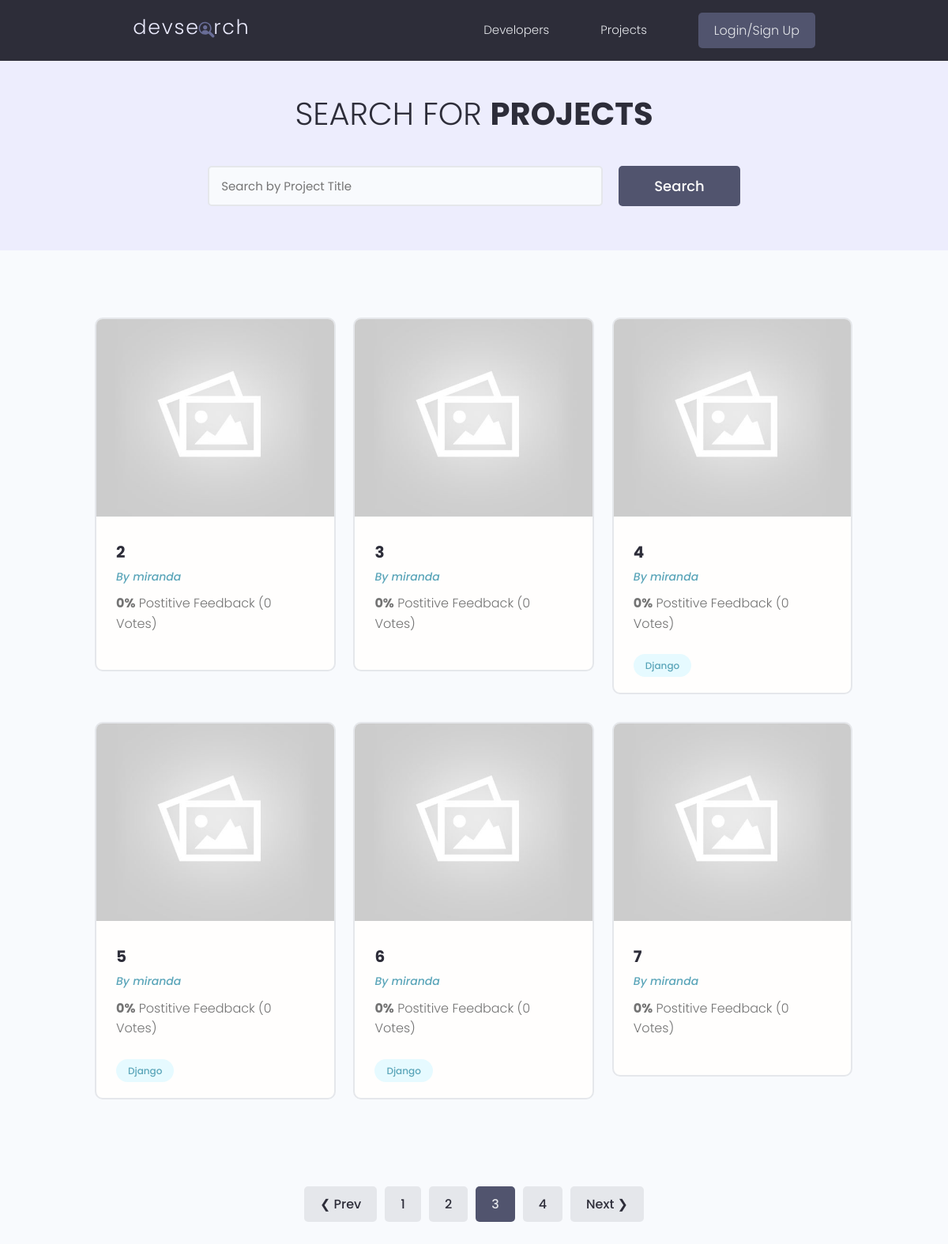
/projects/?page=3, run on an earlier commit of the app's database.
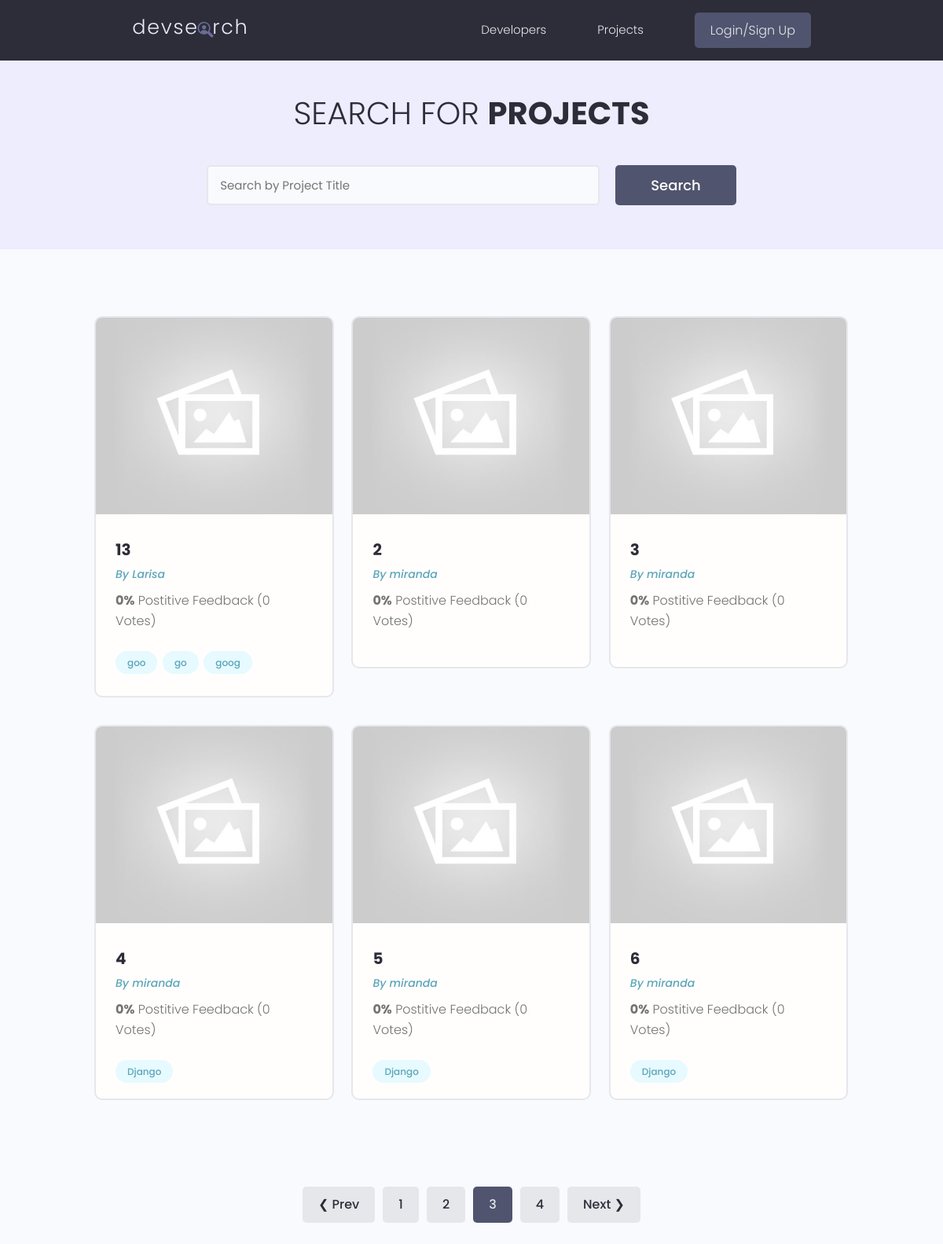
And on a later commit of the database.
### projects/models.py (models this page shows, shortened)
class Project(models.Model):
    owner = models.ForeignKey(Profile, null=True, blank=True, on_delete=models.CASCADE)
    title = models.CharField(max_length=200)
    description = models.TextField(null=True, blank=True)
    featured_image = models.ImageField(null=True, blank=True, default="default.jpg")
    demo_link = models.CharField(max_length=2000, null=True, blank=True)
    source_link = models.CharField(max_length=2000, null=True, blank=True)
    tags = models.ManyToManyField('Tag', blank=True)
    vote_total = models.IntegerField(default=0, null=True, blank=True)
    vote_ratio = models.IntegerField(default=0, null=True, blank=True)
    created = models.DateTimeField(auto_now_add=True)
    id = models.UUIDField(default=uuid.uuid4, unique=True, primary_key=True, editable=False)
    class Meta:
        ordering = ['-vote_ratio', '-vote_total', 'title']
    @property
    def imageURL(self):
        try:
            url = self.featured_image.url
        except:
            url = ''
        return url

class Tag(models.Model):
    name = models.CharField(max_length=200)
    created = models.DateTimeField(auto_now_add=True)
    id = models.UUIDField(default=uuid.uuid4, unique=True, primary_key=True, editable=False)
    def __str__(self):
        return self.name

### users/models.py (models this page shows, shortened)
class Profile(models.Model):
    user = models.OneToOneField(User, on_delete=models.CASCADE, null=True, blank=True)
    name = models.CharField(max_length=200, blank=True, null=True)
    email = models.EmailField(max_length=500, blank=True, null=True)
    username = models.CharField(max_length=200, blank=True, null=True)
    location = models.CharField(max_length=200, blank=True, null=True)
    short_info = models.CharField(max_length=200, blank=True, null=True)
    bio = models.TextField(blank=True, null=True)
    profile_image = models.ImageField(null=True, blank=True, upload_to='profiles/', default='profiles/user-default.jpg')
    social_github = models.CharField(max_length=200, blank=True, null=True)
    social_twitter = models.CharField(max_length=200, blank=True, null=True)
    social_linkedin = models.CharField(max_length=200, blank=True, null=True)
    social_youtube = models.CharField(max_length=200, blank=True, null=True)
    social_website = models.CharField(max_length=200, blank=True, null=True)
    created = models.DateTimeField(auto_now_add=True)
    id = models.UUIDField(default=uuid.uuid4, unique=True, primary_key=True, editable=False)
    class Meta:
        ordering = ['created']

### projects/views.py (the view)
# urls.py: path('projects/', views.getProjects),
def projects(request):
    projects, search_query = searchProjects(request)
    custom_range, projects = paginateProjects(request, projects, 6)
    context = {'projects': projects, 'search_query': search_query, 'custom_range': custom_range}
    return render(request, 'projects/projects.html', context )

### projects/utils.py (called while the page is built)
def paginateProjects(request, projects, results):
    page = request.GET.get('page')
    paginator = Paginator(projects, results)
    try:
        projects = paginator.page(page)
    except PageNotAnInteger:
        page = 1
        projects = paginator.page(page)
    except EmptyPage:
        page = paginator.num_pages
        projects = paginator.page(page)
    leftIndex = (int(page) - 4)
    if leftIndex < 1:
        leftIndex = 1
    rightIndex = (int(page) + 5)
    if rightIndex > paginator.num_pages:
        rightIndex = paginator.num_pages + 1
    custom_range = range(leftIndex, rightIndex)
    return custom_range, projects

def searchProjects(request):
    search_query = ''
    if request.GET.get('search_query'):
        search_query = request.GET.get('search_query')
    tags = Tag.objects.filter(name__icontains=search_query)
    projects = Project.objects.distinct().filter(
        Q( title__icontains=search_query) |
        Q( description__icontains=search_query) |
        Q( owner__name__icontains=search_query) |
        Q( tags__in=tags)
    )
    return projects, search_query

### projects/templates/projects/projects.html (shortened to what this page needs)
{% extends 'main.html' %}
{% block content %}
<main class="projects">
    <section class="hero-section text-center">
      <div class="container container--narrow">
        <div class="hero-section__box">
          <h2>Search for <span>Projects</span></h2>
        </div>
        <div class="hero-section__search">
          <form id="searchForm" class="form" action="{% url 'projects' %}" method="get">
            <div class="form__field">
              <input class="input input--text" id="formInput#search" type="text" name="search_query"
                placeholder="Search by Project Title" value="{{search_query}}" />
            </div>
            <input class="btn btn--sub btn--lg" type="submit" value="Search" />
          </form>
        </div>
      </div>
    </section>
    <section class="projectsList">
      <div class="container">
        <div class="grid grid--three">
        {% for project in projects %}
          <div class="column">
            <div class="card project">
              <a href="{% url 'project' project.id %}" class="project">
                <img class="project__thumbnail" src="{{ project.imageURL}}" alt="project thumbnail" />
                <div class="card__body">
                  <h3 class="project__title">{{project.title}}</h3>
                  <p><a class="project__author" href="{% url 'user-profile' project.owner.id %}">By {{project.owner.name}}</a></p>
                  <p class="project--rating">
                    <span style="font-weight: bold;">{{project.vote_ratio}}%</span> Postitive
                    Feedback ({{project.vote_total}} Vote{{project.vote_total|pluralize:"s"}})
                  </p>
                  <div class="project__tags">
                    {% for tag in project.tags.all %}
                    <span class="tag tag--pill tag--main">
                        <small>{{ tag }}</small>
                    </span>
                    {% endfor %}
                  </div>
                </div>
              </a>
            </div>
          </div>
          {% endfor %}
        </div>
      </div>
    </section>
    {% include 'pagination.html'  with queryset=projects custom_range=custom_range %}
  </main>
{% endblock content %}

### templates/main.html (shortened to what this page needs)
<!DOCTYPE html>
{% load static %}
<html lang="en">
<head>
    <link rel="stylesheet" href="https://cdn.iconmonstr.com/1.3.0/css/iconmonstr-iconic-font.min.css" />
    <link rel="stylesheet" href="{% static 'uikit/styles/uikit.css' %}" />
    <link rel="stylesheet" href="{% static 'styles/app.css' %}" />
    <link rel="stylesheet"
        href="//cdnjs.cloudflare.com/ajax/libs/highlight.js/11.3.1/styles/default.min.css">
</head>
<body>
    {% include 'nav.html' %}
    {% block content %}
    {% endblock content %}
</body>
</html>

### templates/nav.html (shortened to what this page needs)
{% load static %}
<header class="header">
    <div class="container container--narrow">
      <a href="{% url 'profiles' %}" class="header__logo">
        <img src="{% static 'images/logo.svg' %}" alt="DevSearch Logo" />
      </a>
      <nav class="header__nav">
        <ul class="header__menu">
          <li class="header__menuItem"><a href="{% url 'profiles' %}">Developers</a></li>
          <li class="header__menuItem"><a href="{% url 'projects' %}">Projects</a></li>
          {% if request.user.is_authenticated %}
          <li class="header__menuItem"><a href="{% url 'inbox' %}">Inbox</a></li>
          <li class="header__menuItem"><a href="{% url 'account' %}">My Account</a></li>
          <li class="header__menuItem"><a href="{% url 'logout' %}" class="btn btn--sub">Logout</a></li>
          {% else%}
          <li class="header__menuItem"><a href="{% url 'login' %}" class="btn btn--sub">Login/Sign Up</a></li>
          {% endif %}
        </ul>
      </nav>
    </div>
  </header>

### templates/pagination.html
{% if queryset.has_other_pages %}
    <div class="pagination">
      <ul class="container">
        {% if queryset.has_previous %}
        <li><a href="?page={{queryset.previous_page_number}}" class="btn page-link"  data-page="{{queryset.previous_page_number}}">&#10094; Prev</a></li>
        {% endif %}
        {% for page in custom_range %}
        {% if page == queryset.number %}
        <li><a href="?page={{page}}" class="btn page-link btn--sub" data-page="{{page}}">{{page}}</a></li>
        {% else %}
        <li><a href="?page={{page}}" class="btn page-link"  data-page="{{page}}">{{page}}</a></li>
        {% endif %}
        {% endfor%}
        {% if queryset.has_next %}
        <li><a href="?page={{queryset.next_page_number}}" class="btn page-link"data-page="{{queryset.next_page_number}}">Next &#10095; </a></li>
        {% endif %}
      </ul>
    </div>
  {% endif %}

### static/styles/app.css (style rules this page uses)
:root { --color-sub: #2d2d39; }
.btn--sub { background-color: var(--color-sub-light); }
.card { border: 2px solid var(--color-light); }
img { width: 100%; }
.header { position: sticky; z-index: 111; background-color: var(--color-sub); padding: 1.5rem 0; }
.header > .container { display: flex; justify-content: space-between; align-items: center; }
.header__logo > img { height: 3.8rem; }
.header__nav > ul { display: inline-flex; align-items: center; list-style: none; gap: 6.5rem; }
.header__menuItem > a { color: var(--color-light); font-weight: 300; }
.hero-section { height: 40vh; display: flex; align-items: center; background-color: var(--color-sub); }
.hero-section__box { margin-bottom: 4rem; }
.hero-section__box > h2, .hero-section__box > h2 > span { font-size: 4rem; color: var(--color-light); line-height: 1.3; text-transform: uppercase; }
.hero-section__box > h2 { font-weight: 300; }
.hero-section__box > h2 > span { font-weight: 700; }
.hero-section__search > .form { display: flex; align-items: center; justify-content: center; gap: 2rem; }
.hero-section__search > .form input.input--text { width: 50rem; }
.pagination { margin-top: 8rem; margin-bottom: 10rem; }
.pagination > ul { flex-wrap: wrap; list-style: none; display: flex; align-items: center; justify-content: center; gap: 1rem; }
.pagination .btn { color: var(--color-sub); }
.pagination .btn.btn--sub { color: var(--color-light); }
.project__author { font-size: 1.4rem; font-style: italic; }
.project--rating { margin-bottom: 1.6em; margin-top: .5em; }
.projects > .hero-section { background: var(--color-sub-lighter); height: 30vh; }
.projects .hero-section__box { margin-bottom: 2.5rem; }
.projects .hero-section__box > h2 { color: var(--color-sub); }
.projects .hero-section__box > h2 > span { font-weight: 700; color: var(--color-sub); }
.projectsList { margin-top: 8rem; }
.project__thumbnail { height: 25rem; object-fit: cover; object-position: top center; }
.project__title { font-size: 2rem; font-weight: 700; color: var(--color-sub); }

### static/uikit/styles/modules/_variables.css (style rules this page uses)
:root { --color-main: #5aa5b9; --color-main-light: #e6faff; --color-sub: #3f4156; --color-sub-light: #51546e; --color-sub-lighter: #ededfd; --color-text: #737373; --color-gray: #8b8b8b; --color-light: #e5e7eb; --color-light-gray: #767676; --color-bg: #f8fafd; --color-white: #fffefd; --color-white-light: #f3f3f3; --color-success: #359e64; --color-success-bg: #def8e8; --color-error: #fc4b0b; --color-error-bg: #fff2ee; --font-base: 'Poppins', arial, helvetica, 'Segoe UI', roboto, ubuntu, sans-serif; --font-monospace: 'Fira Code', 'Courier New', courier, monospace; --font-regular: 300; --font-medium: 500; --font-bold: 700; --generic-shadow: 1px 1px 5px #00000010; --generic-transition: all 0.3s ease-in-out; }

### static/uikit/styles/modules/_base.css (style rules this page uses)
* { margin: 0; padding: 0; box-sizing: border-box; text-rendering: optimizeLegibility; color: inherit; font-size: inherit; }
html { font-size: 50%; }
@media only screen and (min-width: 480px) { html { font-size: 56.25%; } }
@media only screen and (min-width: 1200px) { html { font-size: 62.5%; } }
body { line-height: 1.6; font-weight: 400; font-size: 1.5rem; color: var(--color-text); background-color: var(--color-bg); min-height: 100vh; }

### static/uikit/styles/modules/_typography.css (style rules this page uses)
* { font-family: var(--font-base); }
h2 { font-size: 3.6rem; font-weight: var(--font-bold); }
h3 { font-size: 3.2rem; font-weight: var(--font-medium); }
p, span, strong { font-size: 1.6rem; color: var(--color-text); font-weight: var(--font-regular); }
a { padding-bottom: 2px; text-decoration: none; display: inline-block; color: var(--color-main); font-weight: var(--font-medium); }

### static/uikit/styles/modules/_utilities.css (style rules this page uses)
.container { width: 92%; max-width: 165rem; margin: 0 auto; box-sizing: border-box; }
.container--narrow { width: 92%; max-width: 120rem; }
@media screen and (min-width: 1000px) { .container { width: 90%; } }
@media screen and (min-width: 1000px) { .container--narrow { width: 85%; } }
@media screen and (min-width: 1200px) { .container { width: 80%; } }
@media screen and (min-width: 1200px) { .container--narrow { width: 72%; } }
.text-center { text-align: center; }

### static/uikit/styles/modules/_card.css (style rules this page uses)
.card { border-radius: 1rem; background-color: var(--color-white); border: 1.5px solid var(--color-light); width: auto; height: auto; margin-top: 0.5rem; margin-bottom: 0.5rem; overflow: hidden; }
.card__body, .card__header { padding: 2rem 2.5rem; }

What changed in the data, as far as the page shows it:
no longer on this page (row unchanged): Project: imageURL (placeholder picture), title "7", owner.name "miranda", vote_ratio "0", vote_total "0"
added Project: imageURL (placeholder picture), title "13", owner.name "Larisa", vote_ratio "0", vote_total "0"
added Tag: name "goo", shown under "13"
added Tag: name "go", shown under "13"
added Tag: name "goog", shown under "13"
